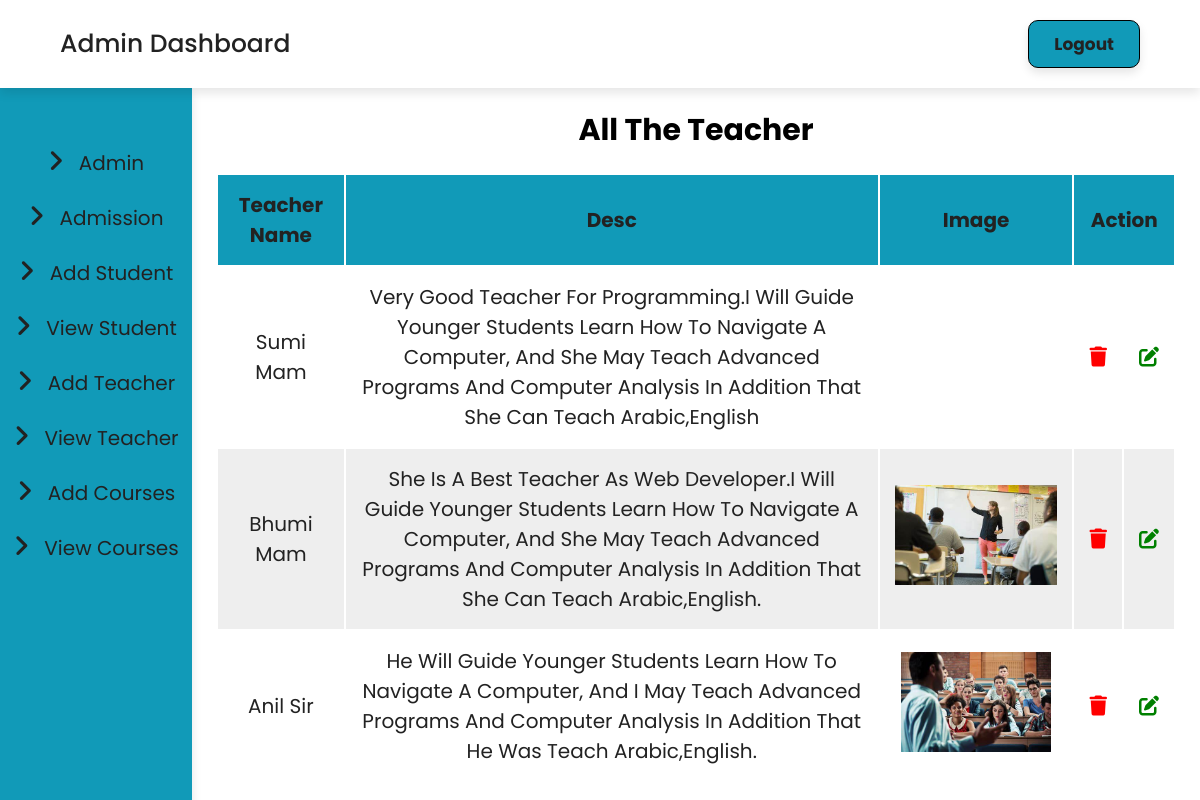
The page /view_teacher.php (signed in) on the database its author committed.
### tables this page shows
CREATE TABLE `teacher` (
  `id` int(11) NOT NULL,
  `name` varchar(255) DEFAULT NULL,
  `desc` text DEFAULT NULL,
  `image` varchar(255) DEFAULT NULL
);

### view_teacher.php (the view, shortened to what this page needs)
<?php
include 'config.php';
?>
<!DOCTYPE html>
<html lang="en">
<head>
    <link rel="stylesheet" href="https://cdnjs.cloudflare.com/ajax/libs/font-awesome/6.2.1/css/all.min.css">
    <link rel="stylesheet" href="css/admin.css">
</head>
<body>
    <?php
    include 'sidebar.php';
    ?>
    <div class="content">
        <h1>All the teacher</h1>
        <table class="table-data">
            <thead>
                <th>teacher name</th>
                <th>desc</th>
                <th>image</th>
                <th colspan="2">Action</th>
            </thead>
            <tbody>
                <?php
                $select = mysqli_query($conn, "SELECT * FROM `teacher`");
                if (mysqli_num_rows($select) > 0) {
                    while ($row = mysqli_fetch_assoc($select)) {
                        $id = $row['id'];
                ?>
                        <tr>
                            <td><?php echo $row['name']; ?></td>
                            <td><?php echo $row['desc']; ?></td>
                            <td><img src="<?php echo $row['image'] ?>" alt="" height="100"></td>
                            <td><?php echo "<a href='view_teacher.php? id= $id;'><i class='fas fa-trash' style = 'color:red'></i></a>";  ?></td>
                            <td><?php echo "<a href='update_teacher.php? id= $id;'><i class='fas fa-edit' style = 'color:green'></i></a>";  ?></td>
                        </tr>
                <?php
                    }
                }
                ?>
            </tbody>
        </table>
    </div>
</body>
</html>

### sidebar.php (shortened to what this page needs)
<section class="header">
        <a href="adminhome.php" class="logo">Admin dashboard</a>
            <a href="logout.php" class="btn" onclick="return confirm('Are you sure you want to logout?');">logout</a>
    </section>
    <aside>
        <ul class="menu">
        <li><a href="adminhome.php"><i class="fas fa-angle-right"></i> Admin</a></li>
            <li><a href="admission.php"><i class="fas fa-angle-right"></i> Admission</a></li>
            <li><a href="add_student.php"><i class="fas fa-angle-right"></i> Add student</a></li>
            <li><a href="view_student.php"><i class="fas fa-angle-right"></i> View student</a></li>
            <li><a href="add_teacher.php"><i class="fas fa-angle-right"></i> Add Teacher</a></li>
            <li><a href="view_teacher.php"><i class="fas fa-angle-right"></i> View teacher</a></li>
            <li><a href="add_course.php"><i class="fas fa-angle-right"></i> Add courses</a></li>
            <li><a href="view_course.php"><i class="fas fa-angle-right"></i> View courses</a></li>
        </ul>
    </aside>

### css/admin.css (style rules this page uses)
:root { --main-color:#119ab8; --black:#222; --white:#fff; --light-black:#777; --light-white:#fff9; --dark-bg:rgba(0,0,0,0.7); --light-bg:#eee; --border :.1rem solid rgba(0,0,0); --box-shadow:0 .5rem 1rem rgba(0,0,0,0.1); --text-shadow: 0 1.5rem 3rem rgba(0,0,0,0.3); }
* { font-family: 'Poppins', sans-serif; margin: 0; padding: 0; border: 0; outline: 0; box-sizing: border-box; text-decoration: none; text-transform: capitalize; }
html { font-size: 62.5%; overflow-x: hidden; }
section { padding: 5rem 10%; }
.btn { display: inline-block; background: var(--main-color); padding: 1rem 2.5rem; border-radius: 1rem; color: var(--black); border: var(--border); box-shadow: var(--box-shadow); font-size: 1.7rem !important; font-weight: 700; text-transform: capitalize; cursor: pointer; }
.header { position: sticky; z-index: 1000; top: 0; left: 0; right: 0; box-shadow: var(--box-shadow); display: flex; background: var(--light-white); padding-top: 2rem; padding-bottom: 2rem; align-items: center; justify-content: space-between; }
.header .logo { font-size: 2.5rem; color: var(--black); font-weight: 500; text-transform: capitalize; }
ul { background: var(--main-color); width: 16%; height: 100%; position: fixed; padding-top: 5%; text-align: center; box-shadow: var(--box-shadow); }
ul li { font-size: 2rem; padding-bottom: 2.5rem; }
ul li a { color: var(--black); }
ul li a i { font-size: 2.5rem; padding-right: 1rem; text-align: center; transition: .2s linear; }
div.content { width: 80%; margin-left: 18%; margin-top: 2rem; }
.table-data { margin-top: 2rem; width: 100%; text-align: center; }
.table-data thead th { padding: 1.5rem; font-size: 2rem; background: var(--main-color); color: var(--black); }
.table-data tr td { font-size: 2rem; padding: 1.5rem; color: var(--black); }
.table-data tr:nth-child(even) { background-color: var(--light-bg); }
.content h1 { text-align: center; font-size: 3rem; text-transform: capitalize; margin-bottom: 1rem; }
@media (max-width:1200px) { section { padding: 3rem 5%; } }

### rows shown on the page
teacher: name "Sumi Mam", desc "Very Good Teacher For Programming.I Will Guide Younger Students Learn How To Navigate A Computer, And She May Teach Advanced Programs And Computer Analysis In Addition That She Can Teach Arabic,English"
teacher: name "Bhumi Mam", desc "She Is A Best Teacher As Web Developer.I Will Guide Younger Students Learn How To Navigate A Computer, And She May Teach Advanced Programs And Computer Analysis In Addition That She Can Teach Arabic,English.", image (picture)
teacher: name "Anil Sir", desc "He Will Guide Younger Students Learn How To Navigate A Computer, And I May Teach Advanced Programs And Computer Analysis In Addition That He Was Teach Arabic,English.", image (picture)
